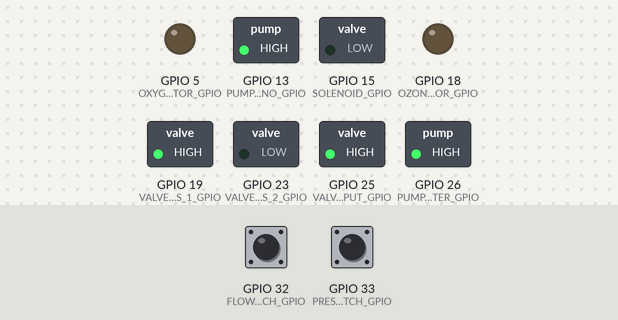
Bench run of a sketch on a simulated ESP32. Shown: switched loads named in the sketch (green lamp = pin HIGH), output pins drawn as LEDs (lit = HIGH). The inputs (shaded band) are chosen by the test bench; at power-on: GPIO 33 (PRESSURE_SWITCH_GPIO) HIGH, GPIO 32 (FLOW_SWITCH_GPIO) HIGH. What the sketch prints to the serial monitor is not drawn.

Above: at 1.2 s.
1.3 s: GPIO 33 (PRESSURE_SWITCH_GPIO) pulled LOW for 0.15 s
At 1.37 s:
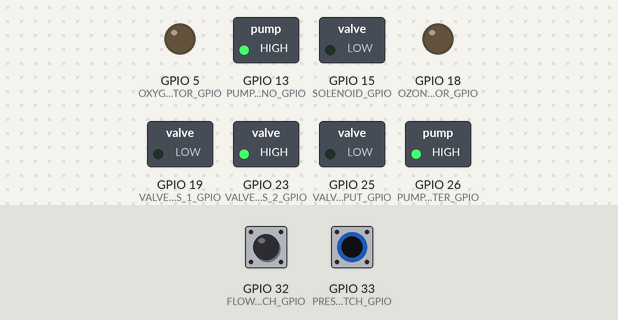
2.9 s: GPIO 32 (FLOW_SWITCH_GPIO) pulled LOW for 3.2 s
At 5.8 s:
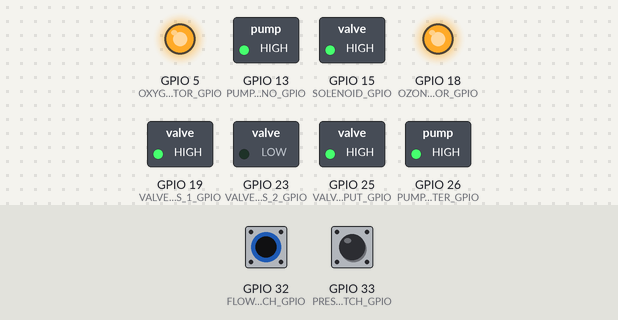
9.1 s: GPIO 33 (PRESSURE_SWITCH_GPIO) pulled LOW for 3.2 s
At 33.5 s:
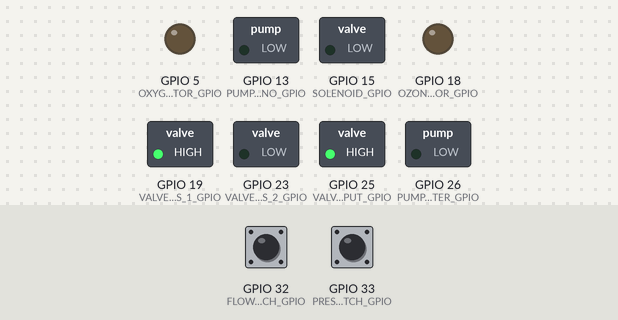
Timing chart, 0 to 33.8 s (numbered marks = the images above; inputs shaded):
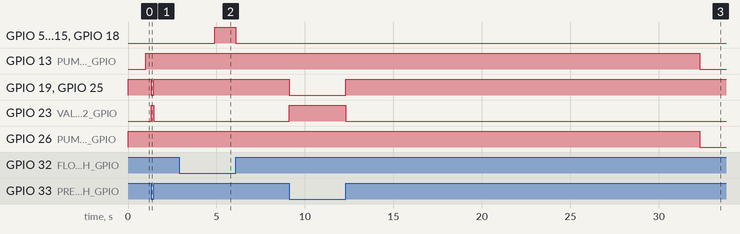

Measured:
- after the input at 1.3 s, GPIO 19 (VALVE_BYPASS_1_GPIO), GPIO 25 (VALVE_INPUT_GPIO): HIGH → LOW at once, → HIGH 0.15 s later; GPIO 23 (VALVE_BYPASS_2_GPIO): LOW → HIGH at once, → LOW 0.15 s later
- after the input at 2.9 s, GPIO 5 (OXYGEN_CONCENTRATOR_GPIO), GPIO 15 (SOLENOID_GPIO), GPIO 18 (OZONE_GENERATOR_GPIO): LOW → HIGH after 2.0 s, → LOW 1.2 s later
- after the input at 9.1 s, GPIO 13 (PUMP_NANO_GPIO), GPIO 26 (PUMP_BOOSTER_GPIO): HIGH → LOW after 23.2 s instead of 17.0 s; GPIO 19 (VALVE_BYPASS_1_GPIO), GPIO 25 (VALVE_INPUT_GPIO): HIGH → LOW at once, → HIGH 3.2 s later; GPIO 23 (VALVE_BYPASS_2_GPIO): LOW → HIGH at once, → LOW 3.2 s later

The sketch:

__main__.ino
```cpp
#define VALVE_INPUT_GPIO 25
#define PUMP_BOOSTER_GPIO 26
#define PUMP_NANO_GPIO 13
#define SOLENOID_GPIO 15
#define OXYGEN_CONCENTRATOR_GPIO 5
#define OZONE_GENERATOR_GPIO 18
#define VALVE_BYPASS_1_GPIO 19
#define VALVE_BYPASS_2_GPIO 23

#define PRESSURE_SWITCH_GPIO 33
#define FLOW_SWITCH_GPIO 32


///////////////////////////////////////////////////////////////////////
// ;oxygen sensor
///////////////////////////////////////////////////////////////////////
HardwareSerial oxygen_sensor_serial(1);
#define OXYGEN_SENSOR_RE_DE_GPIO 16
#define OXYGEN_SENSOR_RX_GPIO 17
#define OXYGEN_SENSOR_TX_GPIO 4
#define OXYGEN_SENSOR_BUFF_LEN 12
typedef struct oxygen_sensor_t {
  uint8_t receiver_buff[OXYGEN_SENSOR_BUFF_LEN] = { 0 };
  uint8_t receiver_buff_index = 0;
  uint32_t receiver_timer = 0;
  uint32_t receiver_timer_no_signal = 0;
  int8_t is_connected = 0;
  uint32_t connected_millis = 0;
  uint32_t connected_seconds = 0;
  uint8_t bytestream_receiving = 0;
  uint8_t bytestream_received = 0;
  int16_t concentration_old = -2;
  int16_t concentration_cur = -1;
  int16_t flow_old = -2;
  int16_t flow_cur = -1;
  int16_t temperature_old = -2;
  int16_t temperature_cur = -1;
} oxygen_sensor_t;
oxygen_sensor_t oxygen_sensor = {};

///////////////////////////////////////////////////////////////////////
// ;nextion
///////////////////////////////////////////////////////////////////////
const uint8_t BUFFER_SIZE = 20;
typedef struct nextion_t {
  uint8_t inputs_buff[BUFFER_SIZE];
  uint8_t bytestream_receiving = 0;
  uint32_t bytestream_millis = 0;
  uint32_t bytestream_buff_index = 0;
  int16_t page_old = -1;
  int16_t page_cur = 0;
  int16_t starting_delay_millis = 0;
  int8_t started = 0;
} nextion_t;
nextion_t nextion = {};

///////////////////////////////////////////////////////////////////////
// ;sensors
///////////////////////////////////////////////////////////////////////
typedef struct flow_switch_t {
  int8_t state_old = -1;
  int8_t state_cur = 0;
  int8_t nextion_refresh = 0;
} flow_switch_t;
flow_switch_t flow_switch = {};

typedef struct pressure_switch_t {
  int8_t state_old = -1;
  int8_t state_cur = 0;
  int8_t nextion_refresh = 0;
} pressure_switch_t;
pressure_switch_t pressure_switch = {};

typedef struct valve_input_t {
  int8_t state_old = -1;
  int8_t state_cur = 0;
  int8_t nextion_refresh = 0;
} valve_input_t;
valve_input_t valve_input = {};

typedef struct valve_bypass_t {
  int8_t state_old = -1;
  int8_t state_cur = 0;
  int8_t nextion_refresh = 0;
} valve_bypass_t;
valve_bypass_t valve_bypass_1 = {};
valve_bypass_t valve_bypass_2 = {};

typedef struct pump_booster_t {
  int8_t state_old = -1;
  int8_t state_cur = 0;
  int8_t nextion_refresh = 0;
} pump_booster_t;
pump_booster_t pump_booster = {};

typedef struct pump_nano_t {
  int8_t state_old = -1;
  int8_t state_cur = 0;
  int8_t nextion_refresh = 0;
} pump_nano_t;
pump_nano_t pump_nano = {};

typedef struct oxygen_concentrator_t {
  int8_t state_old = -1;
  int8_t state_cur = 0;
  int8_t nextion_refresh = 0;
} oxygen_concentrator_t;
oxygen_concentrator_t oxygen_concentrator = {};

typedef struct ozone_generator_t {
  int8_t state_old = -1;
  int8_t state_cur = 0;
  int8_t nextion_refresh = 0;
} ozone_generator_t;
ozone_generator_t ozone_generator = {};

typedef struct solenoid_t {
  int8_t state_old = -1;
  int8_t state_cur = 0;
  int8_t nextion_refresh = 0;
} solenoid_t;
solenoid_t solenoid = {};

typedef struct cycle_t {
  uint16_t state_old = -1;
  uint16_t state_cur = 0;
  uint16_t pressure_switch_state_old = -1;
  uint16_t pressure_switch_state_cur = 0;
  uint16_t flow_switch_state_old = -1;
  uint16_t flow_switch_state_cur = 0;
} cycle_t;
cycle_t cycle = {};

uint32_t cycle_millis = 0;

void valve_input_state_update(uint8_t val)
{
  valve_input.state_cur = val;
  if (valve_input.state_old != valve_input.state_cur)
  {
    valve_input.state_old = valve_input.state_cur;
    valve_input.nextion_refresh = 1;
    if (valve_input.state_cur == 1) { digitalWrite(VALVE_INPUT_GPIO, HIGH); }
    else { digitalWrite(VALVE_INPUT_GPIO, LOW); }
  }
}

void valve_bypass_1_state_update(uint8_t val)
{
  valve_bypass_1.state_cur = val;
  if (valve_bypass_1.state_old != valve_bypass_1.state_cur)
  {
    valve_bypass_1.state_old = valve_bypass_1.state_cur;
    valve_bypass_1.nextion_refresh = 1;
    if (valve_bypass_1.state_cur == 1) { digitalWrite(VALVE_BYPASS_1_GPIO, HIGH); }
    else { digitalWrite(VALVE_BYPASS_1_GPIO, LOW); }
  }
}

void valve_bypass_2_state_update(uint8_t val)
{
  valve_bypass_2.state_cur = val;
  if (valve_bypass_2.state_old != valve_bypass_2.state_cur)
  {
    valve_bypass_2.state_old = valve_bypass_2.state_cur;
    valve_bypass_2.nextion_refresh = 1;
    if (valve_bypass_2.state_cur == 1) { digitalWrite(VALVE_BYPASS_2_GPIO, HIGH); }
    else { digitalWrite(VALVE_BYPASS_2_GPIO, LOW); }
  }
}

void pressure_switch_state_update()
{
  pressure_switch.state_cur = !digitalRead(PRESSURE_SWITCH_GPIO);
  if (pressure_switch.state_old != pressure_switch.state_cur)
  {
    pressure_switch.state_old = pressure_switch.state_cur;
    pressure_switch.nextion_refresh = 1;
    cycle.pressure_switch_state_cur = pressure_switch.state_cur;
  }
}

void flow_switch_state_update()
{
  flow_switch.state_cur = !digitalRead(FLOW_SWITCH_GPIO);
  if (flow_switch.state_old != flow_switch.state_cur)
  {
    flow_switch.state_old = flow_switch.state_cur;
    flow_switch.nextion_refresh = 1;
    cycle.flow_switch_state_cur = flow_switch.state_cur;
  }
}

void pump_booster_state_update(uint8_t val)
{
  pump_booster.state_cur = val;
  if (pump_booster.state_old != pump_booster.state_cur)
  {
    pump_booster.state_old = pump_booster.state_cur;
    pump_booster.nextion_refresh = 1;
    if (pump_booster.state_cur == 1) { digitalWrite(PUMP_BOOSTER_GPIO, HIGH); }
    else { digitalWrite(PUMP_BOOSTER_GPIO, LOW); }
  }
}

void pump_nano_state_update(uint8_t val)
{
  pump_nano.state_cur = val;
  if (pump_nano.state_old != pump_nano.state_cur)
  {
    pump_nano.state_old = pump_nano.state_cur;
    pump_nano.nextion_refresh = 1;
    if (pump_nano.state_cur == 1) { digitalWrite(PUMP_NANO_GPIO, HIGH); }
    else { digitalWrite(PUMP_NANO_GPIO, LOW); }
  }
}

void oxygen_concentrator_state_update(uint8_t val)
{
  oxygen_concentrator.state_cur = val;
  if (oxygen_concentrator.state_old != oxygen_concentrator.state_cur)
  {
    oxygen_concentrator.state_old = oxygen_concentrator.state_cur;
    oxygen_concentrator.nextion_refresh = 1;
    if (oxygen_concentrator.state_cur == 1) { digitalWrite(OXYGEN_CONCENTRATOR_GPIO, HIGH); }
    else { digitalWrite(OXYGEN_CONCENTRATOR_GPIO, LOW); }
  }
}
void ozone_generator_state_update(uint8_t val)
{
  ozone_generator.state_cur = val;
  if (ozone_generator.state_old != ozone_generator.state_cur)
  {
    ozone_generator.state_old = ozone_generator.state_cur;
    ozone_generator.nextion_refresh = 1;
    if (ozone_generator.state_cur == 1) { digitalWrite(OZONE_GENERATOR_GPIO, HIGH); }
    else { digitalWrite(OZONE_GENERATOR_GPIO, LOW); }
  }
}

void solenoid_state_update(uint8_t val)
{
  solenoid.state_cur = val;
  if (solenoid.state_old != solenoid.state_cur)
  {
    solenoid.state_old = solenoid.state_cur;
    solenoid.nextion_refresh = 1;
    if (solenoid.state_cur == 1) { digitalWrite(SOLENOID_GPIO, HIGH); }
    else { digitalWrite(SOLENOID_GPIO, LOW); }
  }
}

void cycle_update()
{
  if (cycle.pressure_switch_state_old != cycle.pressure_switch_state_cur || cycle.flow_switch_state_old != cycle.flow_switch_state_cur )
  {
    cycle.pressure_switch_state_old = cycle.pressure_switch_state_cur;
    cycle.flow_switch_state_old = cycle.flow_switch_state_cur;
    if (pressure_switch.state_cur == 1)
    {
      valve_input_state_update(0);
      valve_bypass_1_state_update(0);
      valve_bypass_2_state_update(1);
      oxygen_concentrator_state_update(0);
      ozone_generator_state_update(0);
      solenoid_state_update(0);
      cycle.state_cur = 200;
      // cycle.state_cur = 300;
    }
    else if (pressure_switch.state_cur == 0)
    {
      if (flow_switch.state_cur == 1)
      {
        valve_input_state_update(1);
        valve_bypass_1_state_update(1);
        valve_bypass_2_state_update(0);
        cycle.state_cur = 100;
      }
      if (flow_switch.state_cur == 0)
      {
        valve_input_state_update(1);
        valve_bypass_1_state_update(1);
        valve_bypass_2_state_update(0);
        oxygen_concentrator_state_update(0);
        ozone_generator_state_update(0);
        solenoid_state_update(0);
        cycle.state_cur = 0;
      }
    }
    cycle_millis = millis();
  }

  if (cycle.state_cur == 0)
  {
    valve_input_state_update(1);
    pump_booster_state_update(1);
    if (millis() - cycle_millis > 1000)
    {
      cycle_millis = millis();
      cycle.state_cur = 1;
    }
  }
  else if (cycle.state_cur == 1)
  {
    pump_nano_state_update(1);
    if (millis() - cycle_millis > 19000)
    {
      cycle_millis = millis();
      cycle.state_cur = 2;
    }
  }
  else if (cycle.state_cur == 100)
  {
    valve_input_state_update(1);
    pump_booster_state_update(1);
    if (millis() - cycle_millis > 1000)
    {
      cycle_millis = millis();
      cycle.state_cur = 101;
    }
  }
  else if (cycle.state_cur == 101)
  {
    pump_nano_state_update(1);
    if (millis() - cycle_millis > 1000)
    {
      cycle_millis = millis();
      cycle.state_cur = 102;
    }
  }
  else if (cycle.state_cur == 102)
  {
    oxygen_concentrator_state_update(1);
    ozone_generator_state_update(1);
    solenoid_state_update(1);
  }
  else if (cycle.state_cur == 200)
  {
    pump_booster_state_update(1);
    if (millis() - cycle_millis > 1000)
    {
      cycle_millis = millis();
      cycle.state_cur = 201;
    }
  }
  else if (cycle.state_cur == 201)
  {
    pump_nano_state_update(1);
    if (millis() - cycle_millis > 19000)
    {
      cycle_millis = millis();
      cycle.state_cur = 202;
    }
  }
  else
  {
    pump_booster_state_update(0);
    pump_nano_state_update(0);
  }

}

void setup()
{
  Serial.begin(9600);
  Serial2.begin(9600, SERIAL_8N1, 27, 14);

  pinMode(FLOW_SWITCH_GPIO, INPUT_PULLUP);
  pinMode(PRESSURE_SWITCH_GPIO, INPUT_PULLUP);
  pinMode(VALVE_INPUT_GPIO, OUTPUT);
  digitalWrite(VALVE_INPUT_GPIO, LOW);
  pinMode(PUMP_BOOSTER_GPIO, OUTPUT);
  digitalWrite(PUMP_BOOSTER_GPIO, LOW);
  pinMode(PUMP_NANO_GPIO, OUTPUT);
  digitalWrite(PUMP_NANO_GPIO, LOW);
  pinMode(VALVE_BYPASS_1_GPIO, OUTPUT);
  digitalWrite(VALVE_BYPASS_1_GPIO, LOW);
  pinMode(VALVE_BYPASS_2_GPIO, OUTPUT);
  digitalWrite(VALVE_BYPASS_2_GPIO, LOW);

  pinMode(OXYGEN_CONCENTRATOR_GPIO, OUTPUT);
  digitalWrite(OXYGEN_CONCENTRATOR_GPIO, LOW);
  pinMode(OZONE_GENERATOR_GPIO, OUTPUT);
  digitalWrite(OZONE_GENERATOR_GPIO, LOW);
  pinMode(SOLENOID_GPIO, OUTPUT);
  digitalWrite(SOLENOID_GPIO, LOW);

  oxygen_sensor_serial.begin(9600, SERIAL_8N1, OXYGEN_SENSOR_RX_GPIO, OXYGEN_SENSOR_TX_GPIO);  // RO, DI
  pinMode(OXYGEN_SENSOR_RE_DE_GPIO, OUTPUT);
  digitalWrite(OXYGEN_SENSOR_RE_DE_GPIO, LOW);

  nextion.page_cur = 1;
  Serial.println("setup");
}

void loop()
{
  flow_switch_state_update();
  pressure_switch_state_update();
  oxygen_sensor_manager();

  cycle_update();

  if (nextion.started == 0)
  {
    if (millis() - nextion.starting_delay_millis > 3000)
    {
      nextion.started = 1;
      nextion.page_cur = 1;
    }
  }
  if (nextion.started == 1)
  {
    nextion_update();
  }

  // Serial.print("FLOW SWITCH: ");
  // Serial.println(digitalRead(FLOW_SWITCH_GPIO));
  // Serial.print("PRESSURE SWITCH: ");
  // Serial.println(digitalRead(PRESSURE_SWITCH_GPIO));

}
```

oxygen_sensor.ino
```cpp
// TODO
// unsigned char checksum(unsigned char *i, unsigned char ln) {
//   unsigned char j, tempq = 0;
//   i += 1;
//   for (j = 0; j < (ln - 2); j++) {
//     tempq += *i;
//     i++;
//   }
//   tempq = (~tempq) + 1;
//   return (tempq);
// }

void clear_buffer(uint8_t buff[], uint8_t len)
{
  for (int i = 0; i < len; i++) buff[i] = 0;
}

void oxygen_sensor_input()
{
  if (oxygen_sensor_serial.available() > 0)
  {
    if (oxygen_sensor.receiver_buff_index < OXYGEN_SENSOR_BUFF_LEN)
    {
      uint8_t c = oxygen_sensor_serial.read();
      oxygen_sensor.receiver_buff[oxygen_sensor.receiver_buff_index] = c;
      oxygen_sensor.receiver_buff_index++;
      oxygen_sensor.bytestream_receiving = 1;
      oxygen_sensor.receiver_timer = millis();
    }
  }

  if (oxygen_sensor.bytestream_receiving)
  {
    if (millis() - oxygen_sensor.receiver_timer > 40)
    {
      oxygen_sensor.receiver_timer_no_signal = millis();
      oxygen_sensor.receiver_buff_index = 0;
      oxygen_sensor.bytestream_receiving = 0;
      oxygen_sensor.concentration_cur = 0;
      oxygen_sensor.bytestream_received = 1;
    }
  }
}

void oxygen_sensor_check_connection()
{
  if (oxygen_sensor.is_connected == 1)
  {
    if (millis() - oxygen_sensor.connected_millis > 1000)
    {
      oxygen_sensor.connected_millis = millis();
      oxygen_sensor.connected_seconds += 1;
      if (oxygen_sensor.connected_seconds > 5)
      {
        oxygen_sensor.is_connected = 0;
        oxygen_sensor.concentration_old = -2;
        oxygen_sensor.concentration_cur = -1;
        oxygen_sensor.flow_old = -2;
        oxygen_sensor.flow_cur = -1;
        oxygen_sensor.temperature_old = -2;
        oxygen_sensor.temperature_cur = -1;
      }
    }
  }
}

float oxygen_sensor_calc_concentration()
{
  float res = float(oxygen_sensor.receiver_buff[3]*256+oxygen_sensor.receiver_buff[4])/10;
  return res;
}

float oxygen_sensor_calc_flow()
{
  float res = float(oxygen_sensor.receiver_buff[5]*256+oxygen_sensor.receiver_buff[6])/10;
  return res;
}

float oxygen_sensor_calc_temperature()
{
  float res = float(oxygen_sensor.receiver_buff[7]*256+oxygen_sensor.receiver_buff[8])/10;
  return res;
}

void oxygen_sensor_debug_concentration_raw(float val)
{
  Serial.print("concentration: ");
  Serial.print(val, 2);
  Serial.print(" Vol %");
  Serial.println();
}

void oxygen_sensor_debug_flow_raw(float val)
{
  Serial.print("flow: ");
  Serial.print(val, 2);
  Serial.print(" L/min");
  Serial.println();
}

void oxygen_sensor_debug_temperature_raw(float val)
{
  Serial.print("temperature: ");
  Serial.print(val, 2);
  Serial.print(" °C");
  Serial.println();
}

void oxygen_sensor_update()
{
  if (oxygen_sensor.bytestream_received)
  {
    oxygen_sensor.bytestream_received = 0;
    for(int k = 0; k < 12; k++)
    {
      Serial.print(oxygen_sensor.receiver_buff[k]);
      Serial.print(", ");
    }
    Serial.println();

    float concentration = oxygen_sensor_calc_concentration();
    oxygen_sensor_debug_concentration_raw(concentration);

    float flow = oxygen_sensor_calc_flow();
    oxygen_sensor_debug_flow_raw(flow);

    float temperature = oxygen_sensor_calc_temperature();
    oxygen_sensor_debug_temperature_raw(temperature);

    //if (checksum(oxygen_sensor.receiver_buff, 9) == oxygen_sensor.receiver_buff[8])
    {
      uint16_t concentration_x100 = concentration*100;
      oxygen_sensor.concentration_cur = concentration_x100;
      uint16_t flow_x100 = flow*100;
      oxygen_sensor.flow_cur = flow_x100;
      uint16_t temperature_x100 = temperature*100;
      oxygen_sensor.temperature_cur = temperature_x100;

      oxygen_sensor.connected_millis = millis();
      oxygen_sensor.connected_seconds = 0;
      oxygen_sensor.is_connected = 1;
      // Serial.println(oxygen_sensor.concentration_cur);
      // Serial.println(oxygen_sensor.flow_cur);
      // Serial.println(oxygen_sensor.temperature_cur);
    }
    clear_buffer(oxygen_sensor.receiver_buff, OXYGEN_SENSOR_BUFF_LEN);
  }
}

void oxygen_sensor_manager()
{
  oxygen_sensor_input();
  oxygen_sensor_update();
}
```

Source omitted: nextion.ino (16117 bytes)
